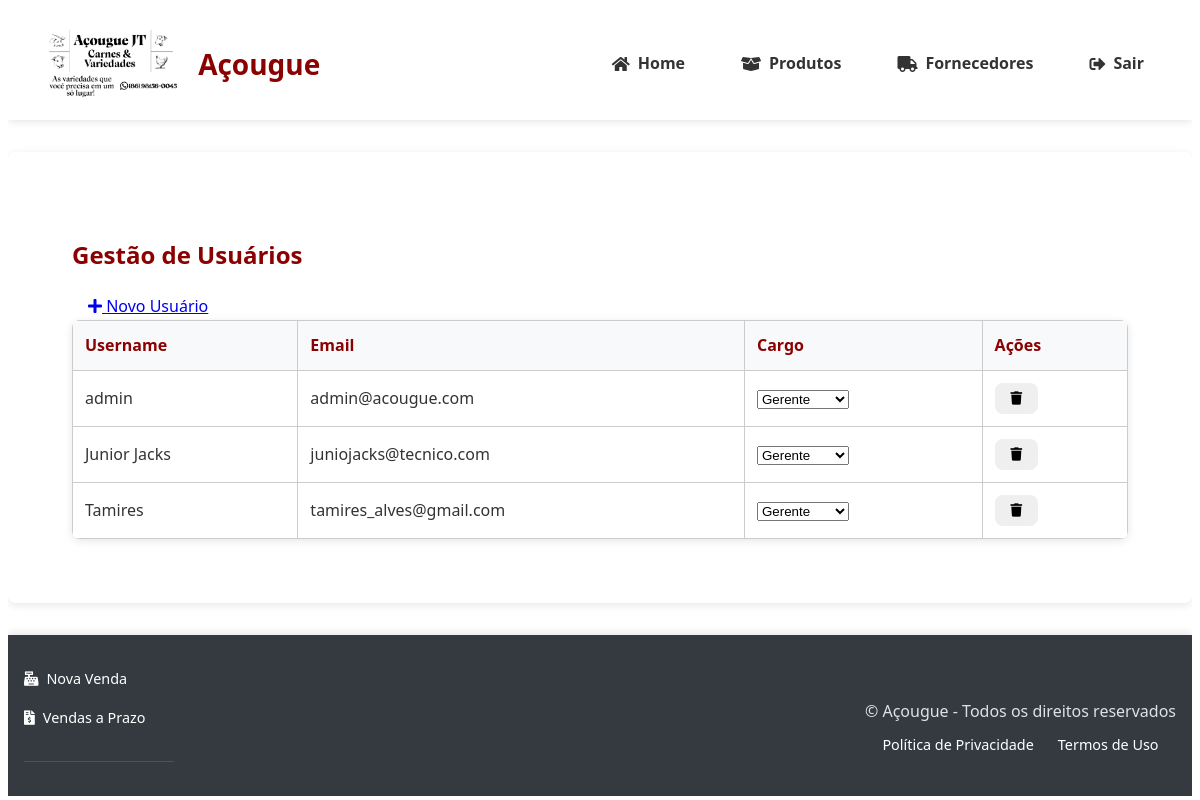
The page /admin/usuarios (signed in) on the database as committed earlier.
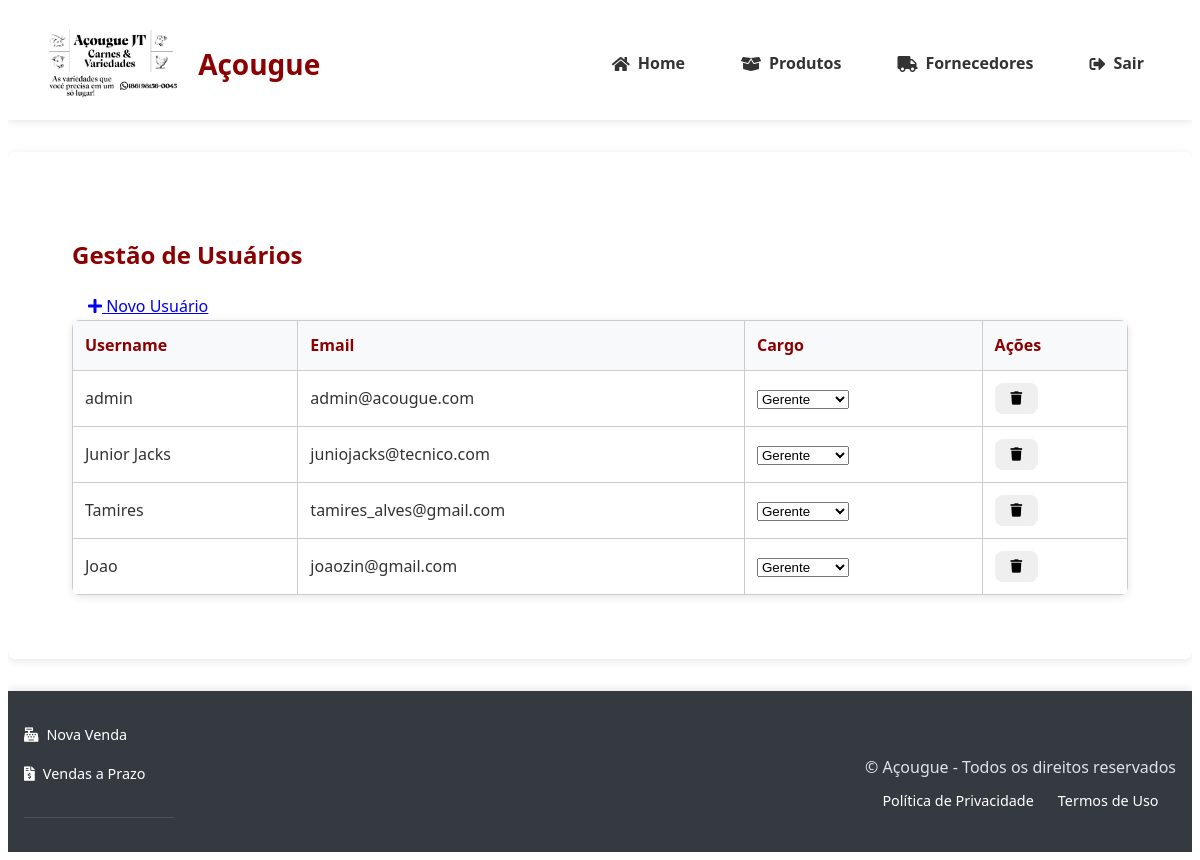
The same page on the database as committed later.
### tables this page shows
CREATE TABLE users (
                id INTEGER PRIMARY KEY AUTOINCREMENT,
                username TEXT UNIQUE NOT NULL,
                email TEXT UNIQUE NOT NULL,
                password_hash TEXT NOT NULL,
                role TEXT NOT NULL DEFAULT 'funcionario',
                created_at TIMESTAMP DEFAULT CURRENT_TIMESTAMP
            );

### app.py (the view)
@app.route('/admin/usuarios')
@login_required
@role_required('gerente')
def admin_usuarios():
    success = request.args.get('success')
    error = request.args.get('error')
    with get_db_connection() as conn:
        cursor = conn.cursor()
        cursor.execute("SELECT id, username, email, role FROM users")
        usuarios = [dict(zip([column[0] for column in cursor.description], row))
                   for row in cursor.fetchall()]
    return render_template('admin/usuarios.html',
                         usuarios=usuarios,
                         success=success,
                         error=error)

### app.py (called while the page is built)
@app.context_processor
def utility_processor():
    return {
        'format_currency': lambda value: f"R$ {value:,.2f}".replace(',', '_').replace('.', ',').replace('_', '.'),
        'now': datetime.now
    }

### banco_dados.py (called while the page is built)
@contextmanager
def get_db_connection():
    conn = sqlite3.connect('acougue.db')
    conn.row_factory = sqlite3.Row
    conn.execute("PRAGMA foreign_keys = ON")
    try:
        yield conn
    finally:
        conn.close()

### templates/admin/usuarios.html (shortened to what this page needs)
{% extends "base.html" %}
{% block content %}
<div class="container">
    <div class="d-flex justify-content-between align-items-center mb-3">
        <h2 style="color: #8B0000;">Gestão de Usuários</h2>
        <a href="{{ url_for('novo_usuario') }}" class="btn btn-primary">
            <i class="fas fa-plus"></i> Novo Usuário
        </a>
    </div>
    <div class="table-responsive">
        <table class="table table-hover">
            <thead class="thead-dark">
                <tr>
                    <th>Username</th>
                    <th>Email</th>
                    <th>Cargo</th>
                    <th>Ações</th>
                </tr>
            </thead>
            <tbody>
                {% for usuario in usuarios %}
                <tr>
                    <td>{{ usuario.username }}</td>
                    <td>{{ usuario.email }}</td>
                    <td>
                        <form method="POST" action="{{ url_for('editar_usuario', id=usuario.id) }}">
                            <select name="role" class="form-select"
                                    onchange="this.form.submit()"
                                    style="width: auto; display: inline-block;">
                                <option value="gerente" {% if usuario.role == 'gerente' %}selected{% endif %}>
                                    Gerente
                                </option>
                            </select>
                        </form>
                    </td>
                    <td>
                        <form method="POST" action="{{ url_for('excluir_usuario', id=usuario.id) }}"
                              onsubmit="return confirm('Tem certeza que deseja excluir este usuário?');">
                            <button type="submit" class="btn btn-danger btn-sm">
                                <i class="fas fa-trash"></i>
                            </button>
                        </form>
                    </td>
                </tr>
                {% endfor %}
            </tbody>
        </table>
    </div>
</div>
{% endblock %}

### templates/base.html (shortened to what this page needs)
<!DOCTYPE html>
<html lang="pt-BR">
<head>
    <link rel="stylesheet" href="{{ url_for('static', filename='styles.css') }}">
    <link rel="stylesheet" href="https://cdnjs.cloudflare.com/ajax/libs/font-awesome/5.15.4/css/all.min.css">
</head>
<body>
    <header class="header-main">
        <div class="header-brand">
            <img src="{{ url_for('static', filename='img/logo-acougue.png') }}" alt="Logo Açougue" class="logo">
            <h1 class="site-title">Açougue</h1>
        </div>
        <nav class="main-nav">
            <a href="{{ url_for('index') }}" class="nav-link">
                <i class="fas fa-home"></i> Home
            </a>
            <a href="{{ url_for('listar_produtos') }}" class="nav-link"><i class="fas fa-box-open"></i> Produtos</a>
            <a href="{{ url_for('listar_fornecedores') }}" class="nav-link"><i class="fas fa-truck"></i> Fornecedores</a>
            <a href="{{ url_for('logout') }}" class="nav-link btn-danger"><i class="fas fa-sign-out-alt"></i> Sair</a>
        </nav>
    </header>
    <main class="container main-content">
        {% block content %}{% endblock %}
    </main>
    <footer class="main-footer">
        <div class="footer-content">
            <div class="footer-nav-links">
                <a href="{{ url_for('nova_venda') }}" class="footer-link">
                    <i class="fas fa-cash-register"></i> Nova Venda
                </a>
                <a href="{{ url_for('listar_vendas_prazo') }}" class="footer-link">
                    <i class="fas fa-file-invoice-dollar"></i> Vendas a Prazo
                </a>
            </div>
            <div class="footer-legal">
                <p class="copyright">&copy; {{ current_year }} Açougue - Todos os direitos reservados</p>
                <div class="footer-links">
                    <a href="#" class="footer-link">Política de Privacidade</a>
                    <a href="#" class="footer-link">Termos de Uso</a>
                </div>
            </div>
        </div>
    </footer>
</body>
</html>

### static/styles.css (style rules this page uses)
:root { --primary-color: #8B0000; --secondary-color: #6e0000; --background-light: #f8f9fa; --text-dark: #333; --text-light: #fff; --border-radius: 0.5rem; --box-shadow: 0 2px 8px rgba(0,0,0,0.1); }
body { font-family: 'Segoe UI', Tahoma, Geneva, Verdana, sans-serif; color: var(--text-dark); line-height: 1.6; }
.container { max-width: 1200px; margin: 0 auto; padding: 2rem; }
.header-main { background: rgba(255, 255, 255, 0.95); padding: 1rem 2rem; display: flex; align-items: center; justify-content: space-between; box-shadow: var(--box-shadow); position: relative; z-index: 1000; }
.header-brand { display: flex; align-items: center; gap: 1rem; }
.logo { height: 80px; transition: transform 0.3s ease; }
.site-title { color: var(--primary-color); font-size: 1.75rem; margin: 0; }
.main-nav { display: flex; gap: 1.5rem; align-items: center; }
.nav-link { text-decoration: none; color: var(--text-dark); font-weight: 600; padding: 0.5rem 1rem; border-radius: var(--border-radius); transition: all 0.3s ease; display: flex; align-items: center; gap: 0.5rem; }
.main-content { flex: 1; background: rgba(255,255,255,0.98); border-radius: var(--border-radius); box-shadow: var(--box-shadow); margin: 2rem auto; position: relative; z-index: 100; }
.main-footer { background: rgba(255, 255, 255, 0.95); padding: 1.5rem; box-shadow: 0 -2px 8px rgba(0,0,0,0.1); margin-top: auto; }
.footer-content { max-width: 1200px; margin: 0 auto; display: flex; justify-content: space-between; align-items: center; }
.footer-links { display: flex; gap: 1.5rem; }
.footer-link { color: var(--text-dark); text-decoration: none; font-size: 0.9rem; transition: color 0.3s ease; }
*, *::before, *::after { box-sizing: border-box; }
html, body { overflow-x: hidden; }
.main-footer { background: #343a40; color: white; padding: 2rem 0; margin-top: auto; }
.footer-content { max-width: 1200px; margin: 0 auto; padding: 0 1rem; }
.footer-nav-links { display: grid; grid-template-columns: repeat(auto-fit, minmax(150px, 1fr)); gap: 1rem; margin-bottom: 0.1rem; border-bottom: 1px solid #4b545c; padding-bottom: 2rem; }
.footer-link { color: #ffffff; text-decoration: none; display: flex; align-items: center; gap: 0.5rem; transition: color 0.3s ease; }
.footer-legal { text-align: center; padding-top: 0.5rem; }
.footer-legal .copyright { margin-bottom: 0.5rem; color: #dee2e6; }
.footer-links { display: flex; gap: 1.5rem; justify-content: center; flex-wrap: wrap; }

Rows that differ between the two databases and show on the page:
added users: username "Joao", email "joaozin@gmail.com", role "Gerente"
